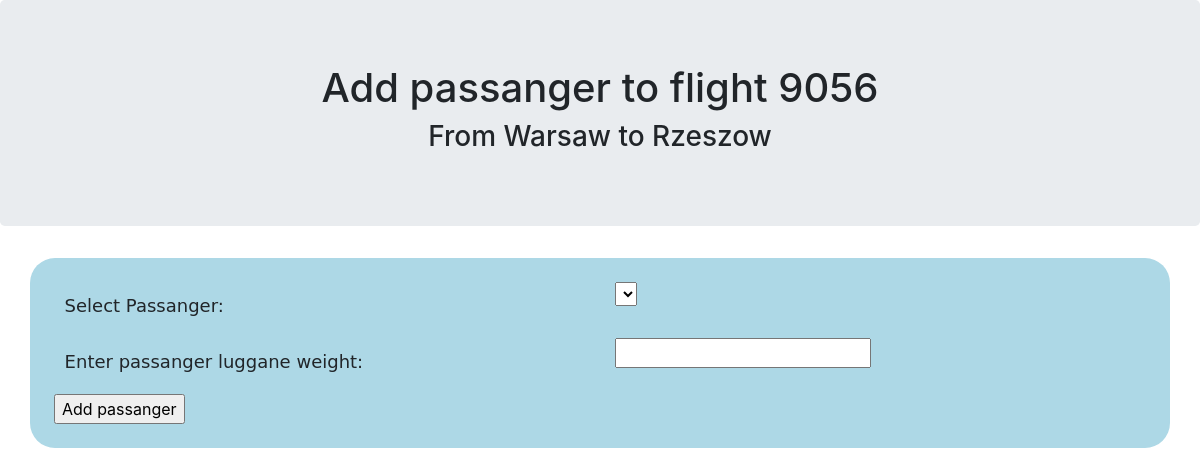
The page /airlinemanager/flights/9056/add_passanger_form/ (signed in) on the database its author committed.
### flightmanager/models.py (models this page shows, shortened)
class Flight(models.Model):
    departure_date = models.DateTimeField()
    arrival_date = models.DateTimeField()
    departure_airport = models.CharField(max_length=20)
    arrival_airport = models.CharField(max_length=20)
    airplane = models.ForeignKey(Airplane, on_delete=models.CASCADE)
    crew = models.ForeignKey(Crew, on_delete=models.CASCADE, blank=True, null=True)

### flightmanager/views.py (the view)
# urls.py: path('flights/<int:flight_id>/add_passanger_form/', views.add_passanger_form, name='add_passanger_form'),
@login_required
def add_passanger_form(request, flight_id):
    flight = get_object_or_404(Flight, pk=flight_id)
    passangers = Passanger.objects.all()
    return render(request, 'flightmanager/add_passanger.html', {'flight': flight, 'passangers': passangers, 'validation_error': False})

### flightmanager/templates/flightmanager/add_passanger.html (shortened to what this page needs)
<!DOCTYPE html>
<html lang="en">
<head>
    <link rel="stylesheet" href="https://maxcdn.bootstrapcdn.com/bootstrap/4.1.0/css/bootstrap.min.css">
    {% load static %}
    <link rel="stylesheet" type="text/css" href="{% static 'flightmanager/add_passenger.css' %}" />
</head>
<body>
<div class="jumbotron text-center">
    <h1>Add passanger to flight {{ flight.id }}</h1>
    <h3>From {{ flight.departure_airport }} to {{ flight.arrival_airport }}</h3>
</div>
<div class="container" >
    <form id="add_user" action="{% url 'flightmanager:add_passanger' flight.id %}" method="post">
        <div class="row">
            <div class="col-sm-6">
                <label for="select">Select Passanger:</label>
            </div>
            <div class="col-sm-6">
                <select name="select" id="select" form="add_user">
                </select>
            </div>
            <div class="col-sm-6">
                <label for="luggage_weight">Enter passanger luggane weight:</label>
            </div>
            <div class="col-sm-6">
                <input name="luggage_weight" required="" id="luggage_weight" type="number">
            </div>
            <div class="col-sm-12">
                <input type="submit" id="add-passenger-button" value="Add passanger" />
            </div>
        </div>
    </form>
</div>
</body>
</html>

### flightmanager/static/flightmanager/add_passenger.css (style rules this page uses)
.container { background-color: lightblue; padding: 2%; border-radius: 25px; }
label { font-size: 18px; font-family: "DejaVu Sans"; padding: 2%; }

### rows shown on the page
Flight: id "9056", departure_airport "Warsaw", arrival_airport "Rzeszow"
